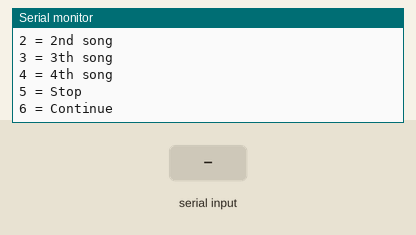
Recording of a sketch running on a simulated Arduino Mega 2560, built with avr-gcc and run on an emulated ATmega2560. Shown: the last lines printed to the serial monitor. Inputs (shaded band) come from the test bench. The audio player accepts every command and is not drawn.

Above: at 1.2 s.
1.3 s: "1" received over the second serial link
At 2.0 s:
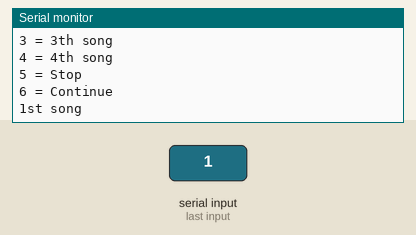
2.8 s: "5" received over the second serial link
At 3.1 s:
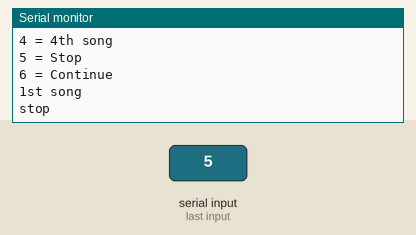
4.3 s: "6" received over the second serial link
At 5.5 s:
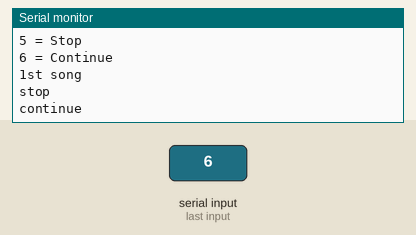
5.8 s: "2" received over the second serial link
At 6.6 s:
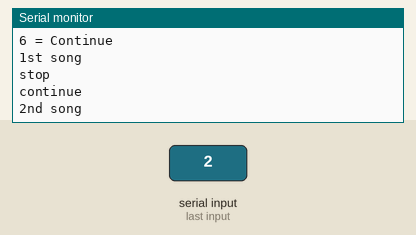
7.3 s: "3" received over the second serial link
At 7.7 s:
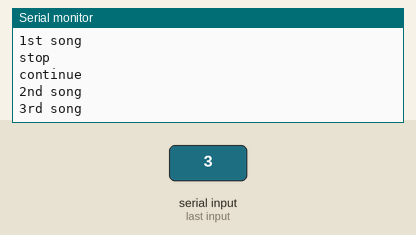
8.8 s: "4" received over the second serial link
At 10.1 s:
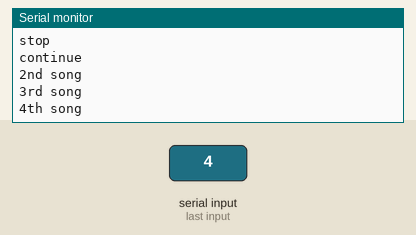

The sketch:

200928_DFPlayer_bluetooth.ino
```cpp
#include <SoftwareSerial.h>
#include <DFPlayer_Mini_Mp3.h>

SoftwareSerial DFPlayerSerial(10, 11); // DFPlayer RX, TX

void setup() {
  Serial.begin (9600);
  Serial1.begin (9600);               // 블루투스 모듈 통신
  DFPlayerSerial.begin (9600);        // 소프트웨어 시리얼 통신 시작
  mp3_set_serial (DFPlayerSerial);    // DFPlayer 모듈에 소프트웨어 시리얼 설정
  delay(1);                           // 볼륨이 설정될 동안 1ms 대기
  mp3_set_volume (20);                // 볼륨 설정 (0~30)
  Serial.println("Enter the key!");       // 키 입력하기
  Serial.println("1 = 1st song");         // 1를 누른다면 첫 번째 노래 재생
  Serial.println("2 = 2nd song");         // 2를 누른다면 두 번째 노래 재생
  Serial.println("3 = 3th song");         // 3를 누른다면 세 번째 노래 재생
  Serial.println("4 = 4th song");         // 4를 누른다면 네 번째 노래 재생
  Serial.println("5 = Stop");             // 5를 누른다면 노래 중단
  Serial.println("6 = Continue\n");       // 6을 누른다면 이어서 재생
}

void loop() {
  if(Serial1.available())  // 시리얼모니터가 사용가능할 때
  {
    char input = Serial1
    .read(); // 시리얼모니터에서 문자 입력받기

    // 첫 번째 노래
    if(input == '1')    // 1 키를 누를 때
    {
      Serial.print("1st song\n");  // '1st song'를 시리얼 모니터에 출력
      mp3_play(1); // 첫 번째 노래 재생
    }
      else if (input == '5'){        // 5번 누를 시 음악 중단
        Serial.print("stop\n");      // 'stop'을 시리얼 모니터에 출력
        mp3_pause();
      }
        else if(input == '6'){         // 6번 누를 시 이어서 재생
          Serial.print("continue\n");  // 'continue'을 시리얼 모니터에 출력
          mp3_play();
        }

    // 두 번째 노래
    if(input == '2')    // 2 키를 누를 때
    {
      Serial.print("2nd song\n");  // '2nd song'를 시리얼 모니터에 출력
      mp3_play(2);                 // 두 번째 노래 재생
    }
      else if (input == '5'){        // 5번 누를 시 음악 중단
        mp3_pause();
      }
        else if(input == '6'){       // 6번 누를 시 이어서 재생
          mp3_play();
        }

    // 세 번째 노래
    if(input == '3')    // 3 키를 누를 때
    {
      Serial.print("3rd song\n");  // '3rd song'를 시리얼 모니터에 출력
      mp3_play(3);                 // 세 번째 노래 재생
    }
      else if (input == '5'){        // 5번 누를 시 음악 중단
        mp3_pause();
      }
        else if(input == '6'){       // 6번 누를 시 이어서 재생
          mp3_play();
        }

    // 네 번째 노래
    if(input == '4')    // 4 키를 누를 때
    {
      Serial.print("4th song\n");  // '4th song'를 시리얼 모니터에 출력
      mp3_play(4);                 // 네 번째 노래 재생
    }
      else if (input == '5'){        // 5번 누를 시 음악 중단
        mp3_pause();
      }
        else if(input == '6'){       // 6번 누를 시 이어서 재생
          mp3_play();
        }
    }
}
```

Measured:
- after the input at 1.3 s, the serial monitor: prints a new line at once (image 1)
- after the input at 2.8 s, the serial monitor: prints a new line at once (image 2)
- after the input at 4.3 s, the serial monitor: prints a new line at once (image 3)
- after the input at 5.8 s, the serial monitor: prints a new line at once (image 4)
- after the input at 7.3 s, the serial monitor: prints a new line at once (image 5)
- after the input at 8.8 s, the serial monitor: prints a new line at once (image 6)
